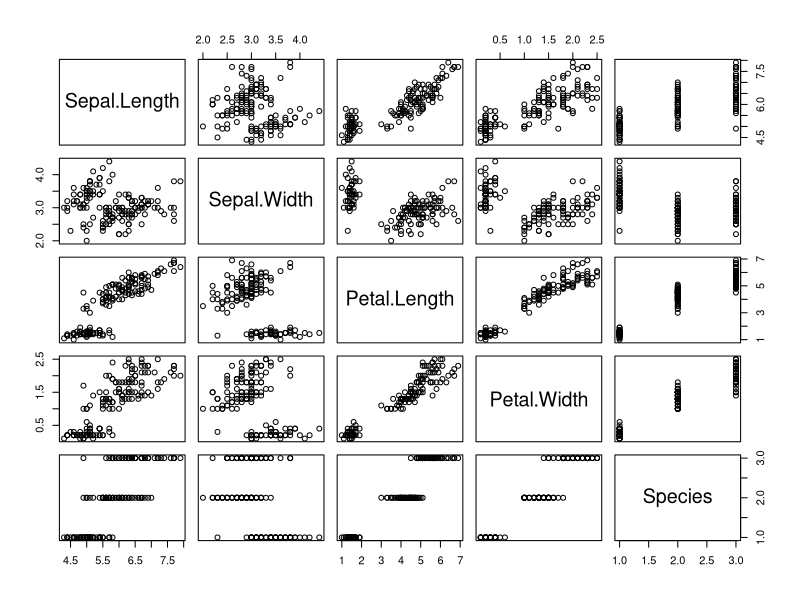
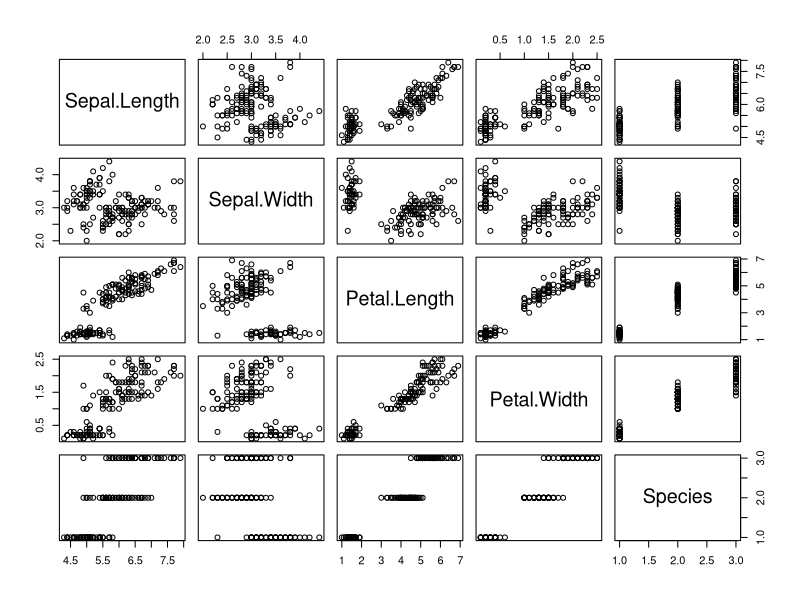
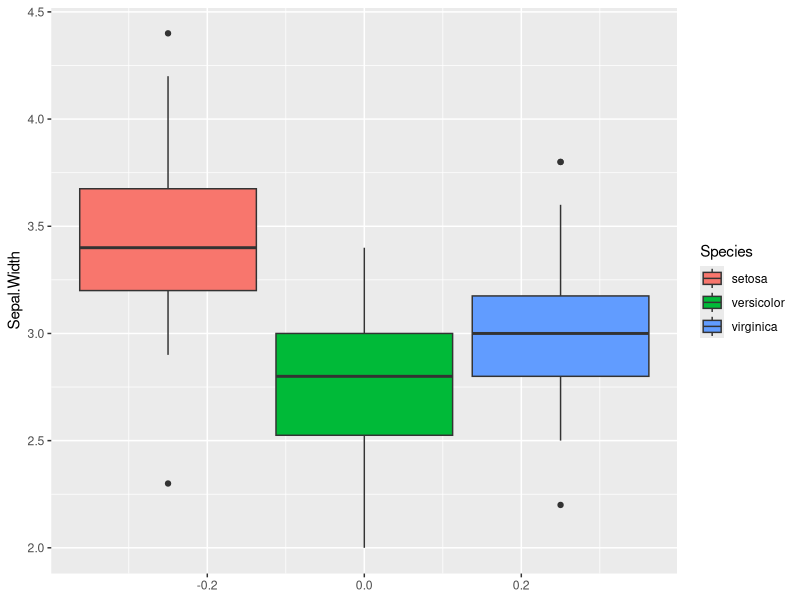
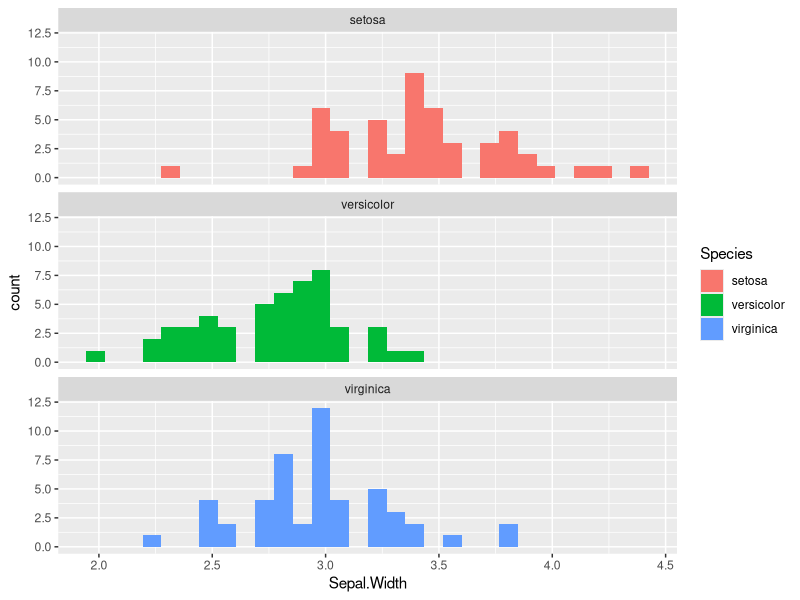
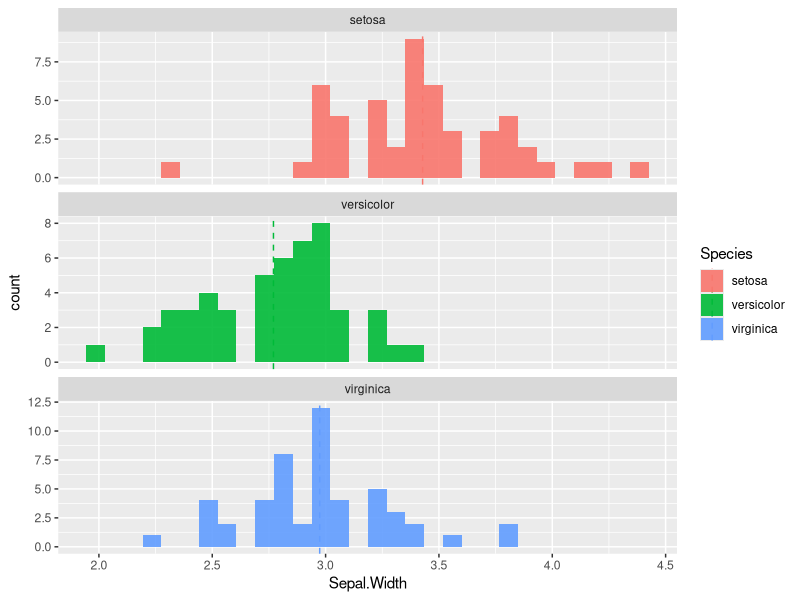
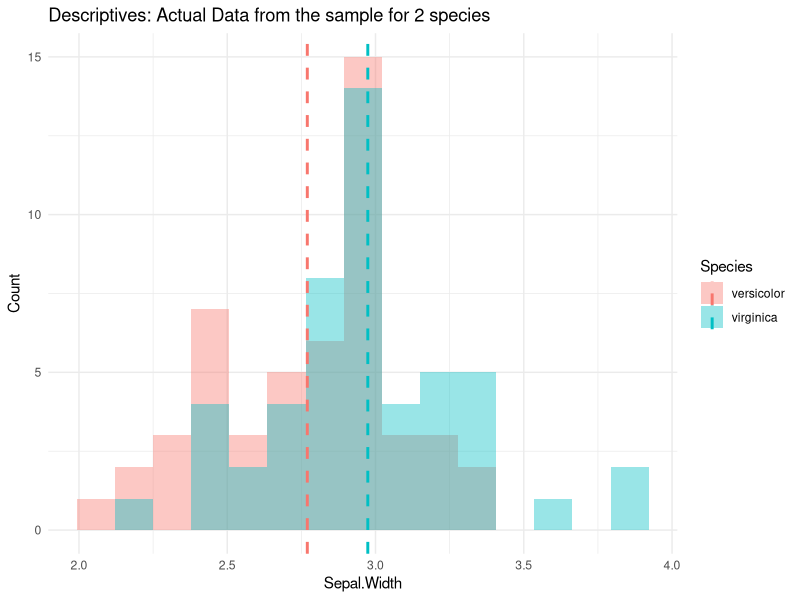
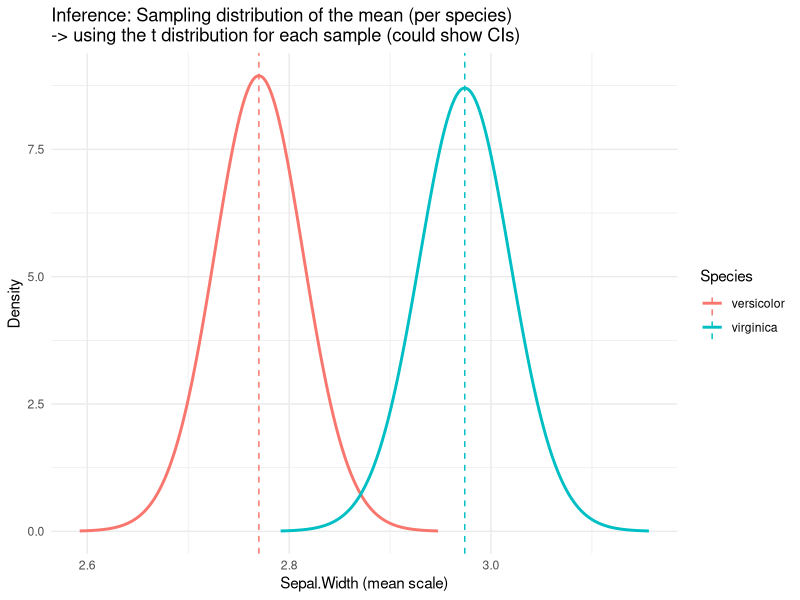
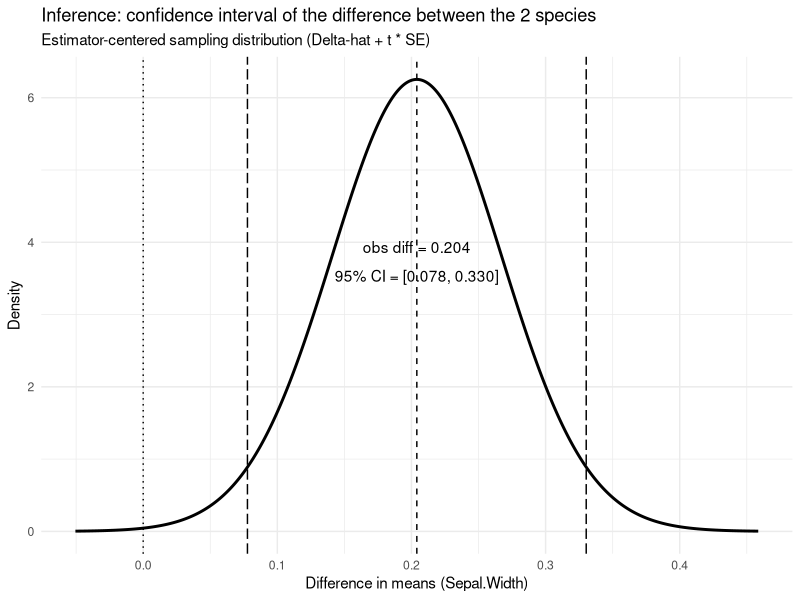

R code for these plots, in order:
library(tidyverse)
library(patchwork) # for plotting 

set.seed(123)

# Confidence Intervals & Hypothesis Testing (Student’s t)

#### Toolbox with main functions ####

##### Confidence Intervals #####

# here, we use the iris dataset as an example 
iris

plot(iris) # there are different species, but we will not consider this in the first part of the example

### One sample distribution: CIs of a mean
# Assumes independent and identically distributed (i.d.d) draws; uses t with length(x)-1 df and sd(x)/sqrt(n).
# t.test(x, conf.level = 0.95) and extract the CI from the test object using $conf.int

ci <- t.test(iris$Sepal.Width, conf.level = 0.95)$conf.int
ci                        # [lower, upper]
ci[1]; ci[2]              # extract bounds

# equivalent to:
x  <- iris$Sepal.Width
n  <- length(x)
m  <- mean(x)
se <- sd(x) / sqrt(n)
tcrit <- qt(0.975, df = n - 1) # similar to qnorm we used last week, this time we use the student distribution instead of a normal distribution
c(m - tcrit*se, m + tcrit*se) # again, c is just a way to create a vector object that contains both numbers. Here we don't store it but just print it

# >> already relevant: the ci is dependent on the distribution we want to draw the z(or t, or something else)-scores from (and the se calculation) -> assumptions!!

### For a one-sample proportion
# x = number of successes, n = trials
# prop.test(x, n, conf.level = 0.95)$conf.int   # CI with continuity correction
prop.test(1104, 1824, conf.level = 0.95)$conf.int   # >> look at the help function!

### For a two-sample difference in mean
# t.test(x1, x2, var.equal = FALSE)$conf.int
x1 <- c(2, 7, 2, 8, 10, 5)
x2 <- c(5, 8, 7, 9, 10, 10)

# Welch CI (unequal variances, default)
t.test(x1, x2, var.equal = FALSE)$conf.int

# Student (pooled) CI
t.test(x1, x2, var.equal = TRUE)$conf.int

# Welch = no assumption of equal variance;
# Student = assumes equal variance, slightly narrower CI if true.

# paired t.test

# Difference of paired observations, e.g. before vs after
t.test(x1, x2, paired = TRUE)$conf.int
# or
t.test(x1 - x2)$conf.int   # equivalent
# Assumes differences are approximately normal.

##### Hypothesis Testing: Student’s t #####

### One-sample t-test ###
# Tests whether the sample mean differs from a hypothesized population mean (μtest)
# Assumes i.i.d. draws and approximate normality of the sampling distribution.

# t.test(x, mu = μtest)
t.test(iris$Sepal.Width)   # H0: mean = 0, mean = 0, two-sided alternative by default
t.test(iris$Sepal.Width, mu = 3)   # H0: mean = 3, two-sided alternative by default

### Reading the output ###
# >> Each t.test() call reports:
#   t = test statistic t_obs = (mean(x) - μtest) / (sd(x)/√n) for a test with equal variance
#   df = degrees of freedom (n-1)
#   p-value = probability under H₀ (P(|T| ≥ |t_obs|))
#   confidence interval = range of plausible values, (the 95% CI for the mean or mean difference)
#   sample estimates = sample means (or differences)
#
# Note: the CI and the p-value are two views of the same inference.
# If the CI excludes μtest (or 0 for a difference), the p-value < α.

# Check a one-sided alternative:
t.test(iris$Sepal.Width, mu = 3, alternative = "greater")  # H1: mean > 3
t.test(iris$Sepal.Width, mu = 3, alternative = "less")     # H1: mean < 3

# equivalent manual calculation
x  <- iris$Sepal.Width
n  <- length(x)
m  <- mean(x)
se <- sd(x)/sqrt(n)
t_obs <- (m - 3)/se
pval  <- 2*pt(-abs(t_obs), df = n-1)
t_obs; pval

### Two-sample t-tests ###
# Compare means from two independent groups.
# t.test(x1, x2, var.equal = FALSE)  -> Welch test (default, unequal variances)
# t.test(x1, x2, var.equal = TRUE)   -> Student test (equal variances assumed)

x1 <- c(2, 7, 2, 8, 10, 5)
x2 <- c(5, 8, 7, 9, 10, 10)

t.test(x1, x2)                           # Welch two-sided test
t.test(x1, x2, var.equal = TRUE)         # Student (pooled) version

# One-sided alternatives:
t.test(x1, x2, alternative = "greater")  # H1: mean(x1) > mean(x2)
t.test(x1, x2, alternative = "less")     # H1: mean(x1) < mean(x2)

# Equivalent manual computation for Welch’s t
# n1 <- length(x1); n2 <- length(x2)
# s1 <- sd(x1); s2 <- sd(x2)
# m1 <- mean(x1); m2 <- mean(x2)
# SE_diff <- sqrt(s1^2/n1 + s2^2/n2)
# t_obs <- (m1 - m2)/SE_diff
# df_welch <- (s1^2/n1 + s2^2/n2)^2 /
#   ((s1^2/n1)^2/(n1-1) + (s2^2/n2)^2/(n2-1))
# pval <- 2*pt(-abs(t_obs), df = df_welch)
# t_obs; df_welch; pval

### Paired t-test ###
# Used when observations are matched (before–after, twin studies, etc.)
# Tests whether the mean difference (x1 - x2) is zero.

before <- c(3.2, 4.1, 3.8, 3.5, 4.0)
after  <- c(3.6, 4.4, 4.1, 3.7, 4.3)

t.test(before, after, paired = TRUE)     # two-sided by default
t.test(before, after, paired = TRUE, alternative = "greater")  # one-sided

# >> what are the assumptions of all these different tests? t.test with var.equal = T, t.test with var.equal = F?
# -> alternatives can be bootstraps, permutations, or non-parametric tests

# bonus example of a bootstrap ci
B <- 2000
boot_means <- replicate(B, mean(sample(iris$Sepal.Width, replace = TRUE)))
quantile(boot_means, c(0.025, 0.975))         # Percentile CI
# here is a great illustration of a permutation test for 2 samples: https://www.jwilber.me/permutationtest/


#### Comparing samples ####

plot(iris)

# compare populations

iris %>% 
  ggplot(aes(y = Sepal.Width, fill = Species))+
  geom_boxplot()

iris %>% 
  ggplot(aes(x = Sepal.Width, fill = Species))+
  geom_histogram(position = "identity")+
  facet_wrap(~Species, nrow = 3)

means <- iris %>% 
  group_by(Species) %>% 
  summarise(m = mean(Sepal.Width, na.rm = TRUE))

iris %>% 
  ggplot(aes(x = Sepal.Width, fill = Species)) +
  geom_histogram(position = "identity", alpha = 0.9) +
  facet_wrap(~Species, nrow = 3, scales = "free_y") +
  geom_vline(data = means, aes(xintercept = m, colour = Species),
             linetype = "dashed")

# how do we test whether two species have a different mean for that variable in the example?
# essentially we do an inference on the distribution of the mean of the original population from which these samples were drawn from:

# use the help to look at what t.test() does (e.g. what is the default behavior & assumptions? paired samples? equal variance?)
# >> t.test isn't actually a simple student t-test by default...

t.test(iris %>% #sample1
         filter(Species == "versicolor") %>% 
         pull(Sepal.Width),
       iris %>% #sample2
         filter(Species == "virginica") %>% 
         pull(Sepal.Width)
       )

t.test(iris %>% #sample1
         filter(Species == "virginica") %>% 
         pull(Sepal.Width),
       iris %>% #sample2
         filter(Species != "virginica") %>% 
         pull(Sepal.Width)
)

t.test(iris %>% #sample1
         filter(Species == "virginica") %>% 
         pull(Sepal.Width),
       iris %>% #sample2
         filter(Species != "virginica") %>% 
         pull(Sepal.Width),
       alternative = "greater"
)

t.test(iris %>% #sample1
         filter(Species == "virginica") %>% 
         pull(Sepal.Width),
       iris %>% #sample2
         filter(Species != "virginica") %>% 
         pull(Sepal.Width),
       alternative = "less"
)

# >> it is fairly easy to run a t.test (welch, proportion, or other 1 or 2 sample, one or two sided tests)
# >> what might be more complicated, is to understand what a test actually does. 
# >> the following code, and resulting plots are meant to explore concepts that go from
# >> the description of 2 plant samples (and the width of their sepal)
# >> to the test statistic that evaluates how likely the two samples are coming from different populations.

# >> I would like to spend some time discussing the final plot. If one concept is not clear to you, maybe the code can help clarify it. 
# >> if the code doesn't help, you can talk to us, go back to Agresti, or use a ChatBot to explain it.

#### Visualizing how a t.test works #### 
# pick the two species to compare
pair <- c("virginica","versicolor")

dat2 <- iris %>% filter(Species %in% pair)

# Welch t-test on Sepal.Width
t.test(Sepal.Width ~ Species, data = dat2)

# Per-species summaries
summ <- dat2 %>% 
  group_by(Species) %>% 
  summarise(n = dplyr::n(),
            mean = mean(Sepal.Width),
            sd = sd(Sepal.Width),
            se = sd/sqrt(n),
            df = n - 1)

p0 <- dat2 %>% 
  ggplot(aes(x = Sepal.Width, fill = Species)) +
  geom_histogram(position = "identity", alpha = 0.4, bins = 15) +
  geom_vline(data = summ, aes(xintercept = mean, colour = Species),
             linetype = "dashed", linewidth = 1)+
  labs(title= "Descriptives: Actual Data from the sample for 2 species",
       y = "Count") +
  theme_minimal()

p0

# 1) Per-species sampling distribution of the mean:
#    X = mean + t * se,   f_X(x) = dt(t, df)/se
tgrid <- tibble(t = seq(-4, 4, length.out = 501))
mean_dens <- summ %>% 
  crossing(tgrid) %>%
  mutate(x = mean + t*se,
         density = dt(t, df)/se)

p1 <- ggplot(mean_dens, aes(x = x, y = density, color = Species)) +
  geom_line(linewidth = 1) +
  geom_vline(data = summ, aes(xintercept = mean, color = Species), linetype = "dashed") +
  labs(title = "Inference: Sampling distribution of the mean (per species)\n-> using the t distribution for each sample (could show CIs)",
       x = "Sepal.Width (mean scale)", y = "Density") +
  theme_minimal()

p1


# ### optional: plotting the CIs calculated for each sample (each have their own se, degrees of freedom, etc)
# 
# # compute 95% t-based CIs (updates your existing `summ`)
# summ <- summ %>%
#   mutate(tcrit = qt(0.975, df),      # two-sided 95% -> 0.975
#          ci_half = tcrit * se,
#          lower = mean - ci_half,
#          upper = mean + ci_half)
# 
# # add CI endpoints as dotted vertical lines to the existing p1
# p1_with_cis <- p1 +
#   geom_vline(data = summ, aes(xintercept = lower, color = Species), linetype = "dotted", linewidth = 1.5) +
#   geom_vline(data = summ, aes(xintercept = upper, color = Species), linetype = "dotted", linewidth = 1.5)
# 
# # show it
# p1_with_cis


# 2) Sampling distribution of the mean difference (Welch):
#    D = (m1 - m2) + t * SE_diff,  df = Welch-Satterthwaite
s1 <- summ %>% filter(Species == pair[1])
s2 <- summ %>% filter(Species == pair[2])

SE_diff <- sqrt(s1$sd^2/s1$n + s2$sd^2/s2$n)
diff_hat <- s1$mean - s2$mean

# Welch df
df_welch <- (s1$sd^2/s1$n + s2$sd^2/s2$n)^2 /
  ((s1$sd^2/s1$n)^2/(s1$n-1) + (s2$sd^2/s2$n)^2/(s2$n-1))

tgrid2 <- tibble(t = seq(-4, 4, length.out = 1000))
diff_dens <- tgrid2 %>%
  transmute(x = diff_hat + t*SE_diff,
            density = dt(t, df = df_welch)/SE_diff)

# 95% CI via Welch t
tcrit   <- qt(0.975, df = df_welch)
ci_low  <- diff_hat - tcrit * SE_diff
ci_high <- diff_hat + tcrit * SE_diff

p2 <- ggplot(diff_dens, aes(x = x, y = density)) +
  geom_line(linewidth = 1) +
  geom_vline(xintercept = 0, linetype = "dotted") +      # null difference
  geom_vline(xintercept = diff_hat, linetype = "dashed") +# observed diff
  geom_vline(xintercept = c(ci_low, ci_high), linetype = "longdash") +  # 95% CI
  annotate("text",
           x = diff_hat, y = max(diff_dens$density)*0.6,
           vjust = -0.6, label = sprintf("obs diff = %.3f", diff_hat)) +
  annotate("text",
           x = (ci_low + ci_high)/2, y = max(diff_dens$density)*0.6,
           vjust = 1.8, label = sprintf("95%% CI = [%.3f, %.3f]", ci_low, ci_high)) +
  labs(
    title = "Inference: confidence interval of the difference between the 2 species",
    subtitle = "Estimator-centered sampling distribution (Delta-hat + t * SE)",
    x = "Difference in means (Sepal.Width)", y = "Density"
  ) +
  theme_minimal()

p2

## again, compare with the t.test from the function:
t.test(Sepal.Width ~ Species, data = dat2)   



t_obs <- diff_hat / SE_diff
pval  <- 2 * pt(-abs(t_obs), df = df_welch)

tgrid3 <- tibble(t = seq(-5, 5, length.out = 2001))
null_dens <- tgrid3 %>%
  transmute(
    t = t,
    density = dt(t, df = df_welch) / SE_diff  # change-of-variables
  )

p3 <- ggplot(null_dens, aes(x = t, y = density)) +
  geom_line(linewidth = 1) +
  geom_area(data = subset(null_dens, t >= t_obs), fill = "red", alpha = 0.25) +
  geom_area(data = subset(null_dens, t <= -t_obs), fill = "red", alpha = 0.25) +
  geom_vline(xintercept = 0, linetype = "dotted") +        # H0 center
  geom_vline(xintercept = t_obs, linetype = "dashed") + # observed diff
  labs(
    title = "Inference + Test: Null distribution of the t-statistic (Welch)",
    subtitle = sprintf("t_obs = %.2f, df = %.1f, two-sided p = %.3g",
                       t_obs, df_welch, pval),
    y = "Density"
  ) +
  theme_minimal()

wrap_plots(p0, p1, p2, p3, ncol = 2)

# >> once we have understood the different steps going through this visualization, we can be more comfortable with typing: t.test(sample1, sample2) line ;)....
t.test(iris %>% #sample1
         filter(Species == "versicolor") %>% 
         pull(Sepal.Width),
       iris %>% #sample2
         filter(Species == "virginica") %>% 
         pull(Sepal.Width)
)
